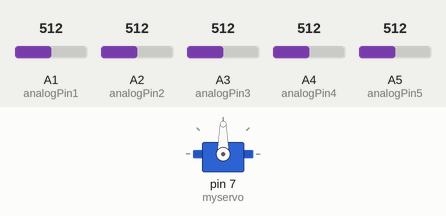
Recording of a sketch running on a simulated Arduino Uno, built with avr-gcc and run on an emulated ATmega328P. On the bench: servo. The inputs (shaded band) are chosen by the test bench; at power-on: A1 (analogPin1) = 512, A2 (analogPin2) = 512, A4 (analogPin4) = 512, A3 (analogPin3) = 512, A5 (analogPin5) = 512. What the sketch prints to the serial monitor is not drawn.

Above: at 1.7 s.
1.8 s: A1 (analogPin1) set to 481
At 2.6 s:
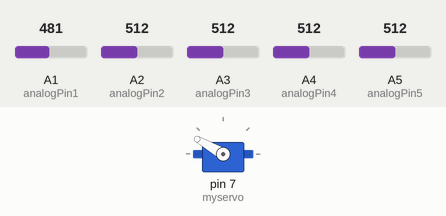
3.3 s: A1 (analogPin1) set to 510
At 3.7 s:
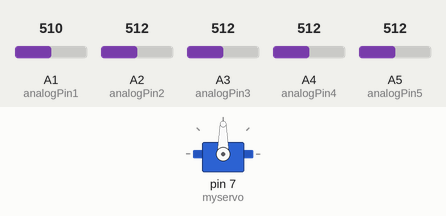
4.8 s: A2 (analogPin2) set to 484
At 6.0 s:
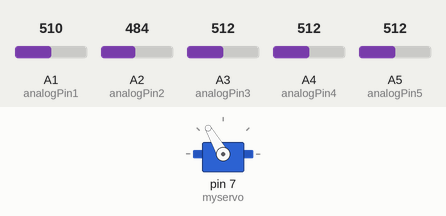
6.3 s: A2 (analogPin2) set to 510
At 7.2 s:
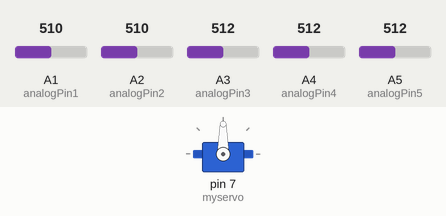
7.8 s: A4 (analogPin4) set to 482
At 8.3 s:
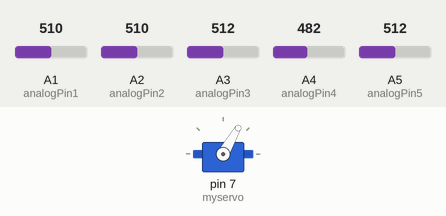
Timing chart, 0 to 10.3 s (numbered marks = the images above; inputs shaded):
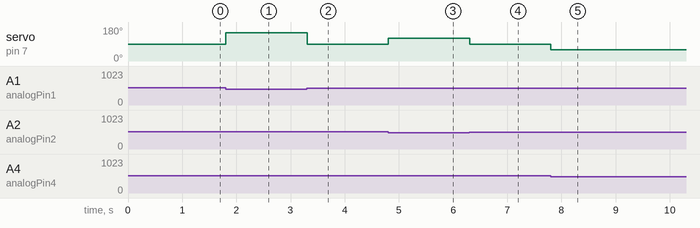

Measured:
- the behaviour switches between 499 and 498 on A1 (analogPin1) (found by bisection; images 0 and 1)
- the behaviour switches between 498 and 497 on A2 (analogPin2) (found by bisection; images 2 and 3)
- the behaviour switches between 498 and 497 on A4 (analogPin4) (found by bisection; images 4 and 5)
- after the input at 1.8 s, servo on pin 7 (myservo): 90° → 150° at once
- after the input at 3.3 s, servo on pin 7 (myservo): 150° → 90° at once
- after the input at 4.8 s, servo on pin 7 (myservo): 90° → 120° at once
- after the input at 6.3 s, servo on pin 7 (myservo): 120° → 90° at once
- after the input at 7.8 s, servo on pin 7 (myservo): 90° → 60° at once

The sketch:

_001.ino
```cpp
#include <Servo.h>

int analogPin0 = 0;

int analogPin1 = 1;
int analogPin2 = 2;
int analogPin3 = 3;
int analogPin4 = 4;
int analogPin5 = 5;

int val0 = 0;

int val1 = 0;
int val2 = 0;
int val3 = 0;
int val4 = 0;
int val5 = 0;

int a = 0;
int t = 0;

Servo myservo;  // create servo object to control a servo
// twelve servo objects can be created on most boards

int pos = 0;    // variable to store the servo position

bool standout_low;
int x=34;
int dir=1;

void setup()
{
  myservo.attach(7);
  Serial.begin(9600);
  pollSensors();
  print_sensor_outputs();
  delay(500);
}

int determine_standout(){
  //Serial.println(">>>>>>>>>>");
  if(diff(val1) > 10){return 1;}
  if(diff(val2) > 10){return 2;}
  if(diff(val3) > 10){return 3;}
  if(diff(val4) > 10){return 4;}
  if(diff(val5) > 10){return 5;}

  return 0;
  //Serial.println("");
}

int diff(int inval){
  int mdif = inval-a;
  int pdif = sqrt(mdif*mdif);
  //Serial.print(pdif);
  //Serial.print("\t");
  return pdif;
}

void determine_background(){

  t = val1 + val2 + val3 + val4 + val5 ;
  a = t/5;

  if(a > 500){
    //light background
    standout_low = true;
  }else{
    //dark background
    standout_low = false;
  }
}

void pollSensors(){
  //val0 = analogRead(analogPin0);
  val1 = analogRead(analogPin1);
  val2 = analogRead(analogPin2);
  val3 = analogRead(analogPin3);
  val4 = analogRead(analogPin4);
  val5 = analogRead(analogPin5);
}

void print_sensor_outputs(){

  //Serial.print(val0);
  //Serial.print("\t");
  Serial.print(val1);
  Serial.print("\t");
  Serial.print(val2);
  Serial.print("\t");
  Serial.print(val3);
  Serial.print("\t");
  Serial.print(val4);
  Serial.print("\t");
  Serial.print(val5);
  Serial.print("\t");
  Serial.print("\n");
}

void loop(){

    pollSensors();
    //print_sensor_outputs();
    determine_background();
    int standout = determine_standout();
    Serial.println(standout);

    switch( standout ) {
        case(1):
           myservo.write(150);
          break;
        case(2):
           myservo.write(120);
          break;
        case(3):
           myservo.write(90);
          break;
        case(4):
          myservo.write(60);
          break;
        case(5):
           myservo.write(30);
          break;
        default:
           myservo.write(90);
    }


  /*
  delay(100);

  if(x>180){
    dir=0;
  }

  if(x< 0){
    dir=1;
  }

  if(dir == 1){
     x = x + 10;
  }else{
     x = x - 10;
  }
  */
  Serial.println(x);

}
```
